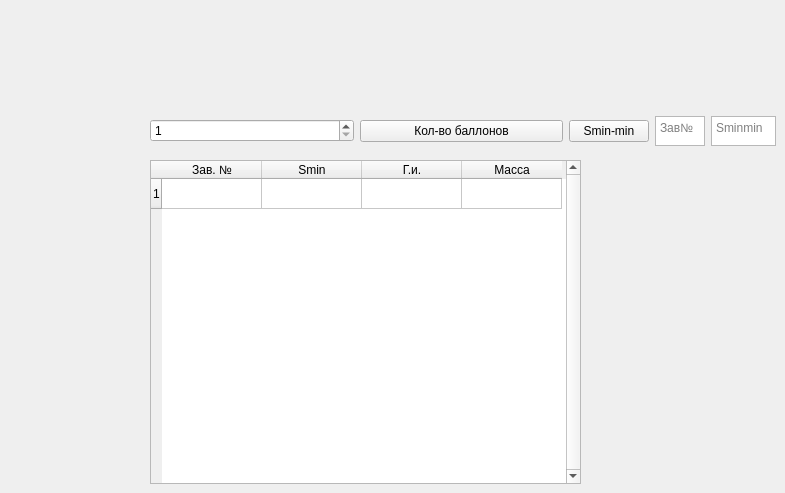
      <widget class="QWidget" name="ballon_data">
       <attribute name="title">
        <string>Данные баллонов</string>
       </attribute>
       <widget class="QTableWidget" name="table_ballons">
        <property name="geometry">
         <rect>
          <x>150</x>
          <y>160</y>
          <width>431</width>
          <height>324</height>
         </rect>
        </property>
        <property name="frameShape">
         <enum>QFrame::Shape::StyledPanel</enum>
        </property>
        <property name="frameShadow">
         <enum>QFrame::Shadow::Sunken</enum>
        </property>
        <property name="verticalScrollBarPolicy">
         <enum>Qt::ScrollBarPolicy::ScrollBarAlwaysOn</enum>
        </property>
        <property name="horizontalScrollBarPolicy">
         <enum>Qt::ScrollBarPolicy::ScrollBarAlwaysOff</enum>
        </property>
        <property name="sizeAdjustPolicy">
         <enum>QAbstractScrollArea::SizeAdjustPolicy::AdjustIgnored</enum>
        </property>
        <property name="tabKeyNavigation">
         <bool>true</bool>
        </property>
        <property name="alternatingRowColors">
         <bool>true</bool>
        </property>
        <property name="verticalScrollMode">
         <enum>QAbstractItemView::ScrollMode::ScrollPerItem</enum>
        </property>
        <property name="gridStyle">
         <enum>Qt::PenStyle::SolidLine</enum>
        </property>
        <property name="sortingEnabled">
         <bool>false</bool>
        </property>
        <property name="cornerButtonEnabled">
         <bool>true</bool>
        </property>
        <property name="rowCount">
         <number>1</number>
        </property>
        <property name="columnCount">
         <number>4</number>
        </property>
        <row/>
        <column>
         <property name="text">
          <string>Зав. №</string>
         </property>
        </column>
        <column>
         <property name="text">
          <string>Smin</string>
         </property>
        </column>
        <column>
         <property name="text">
          <string>Г.и.</string>
         </property>
        </column>
        <column>
         <property name="text">
          <string>Масса</string>
         </property>
        </column>
       </widget>
       <widget class="QWidget" name="">
        <property name="geometry">
         <rect>
          <x>150</x>
          <y>110</y>
          <width>626</width>
          <height>42</height>
         </rect>
        </property>
        <layout class="QHBoxLayout" name="horizontalLayout">
         <item>
          <widget class="QSpinBox" name="amount">
           <property name="frame">
            <bool>true</bool>
           </property>
           <property name="readOnly">
            <bool>false</bool>
           </property>
           <property name="buttonSymbols">
            <enum>QAbstractSpinBox::ButtonSymbols::UpDownArrows</enum>
           </property>
           <property name="keyboardTracking">
            <bool>false</bool>
           </property>
           <property name="minimum">
            <number>1</number>
           </property>
           <property name="maximum">
            <number>100</number>
           </property>
           <property name="displayIntegerBase">
            <number>10</number>
           </property>
          </widget>
         </item>
         <item>
          <widget class="QPushButton" name="pushButt_amount">
           <property name="text">
            <string>Кол-во баллонов</string>
           </property>
          </widget>
         </item>
         <item>
          <widget class="QPushButton" name="pushButt_sMinMin">
           <property name="sizePolicy">
            <sizepolicy hsizetype="Fixed" vsizetype="Fixed">
             <horstretch>0</horstretch>
             <verstretch>0</verstretch>
            </sizepolicy>
           </property>
           <property name="minimumSize">
            <size>
             <width>0</width>
             <height>0</height>
            </size>
           </property>
           <property name="text">
            <string>Smin-min</string>
           </property>
          </widget>
         </item>
         <item>
          <widget class="QPlainTextEdit" name="zav_s_min">
           <property name="minimumSize">
            <size>
             <width>50</width>
             <height>30</height>
            </size>
           </property>
           <property name="maximumSize">
            <size>
             <width>50</width>
             <height>30</height>
            </size>
           </property>
           <property name="placeholderText">
            <string>Зав№</string>
           </property>
          </widget>
         </item>
         <item>
          <widget class="QPlainTextEdit" name="s_min_total">
           <property name="minimumSize">
            <size>
             <width>50</width>
             <height>30</height>
            </size>
           </property>
           <property name="maximumSize">
            <size>
             <width>65</width>
             <height>30</height>
            </size>
           </property>
           <property name="placeholderText">
            <string>Sminmin</string>
           </property>
          </widget>
         </item>
        </layout>
       </widget>
      </widget>
